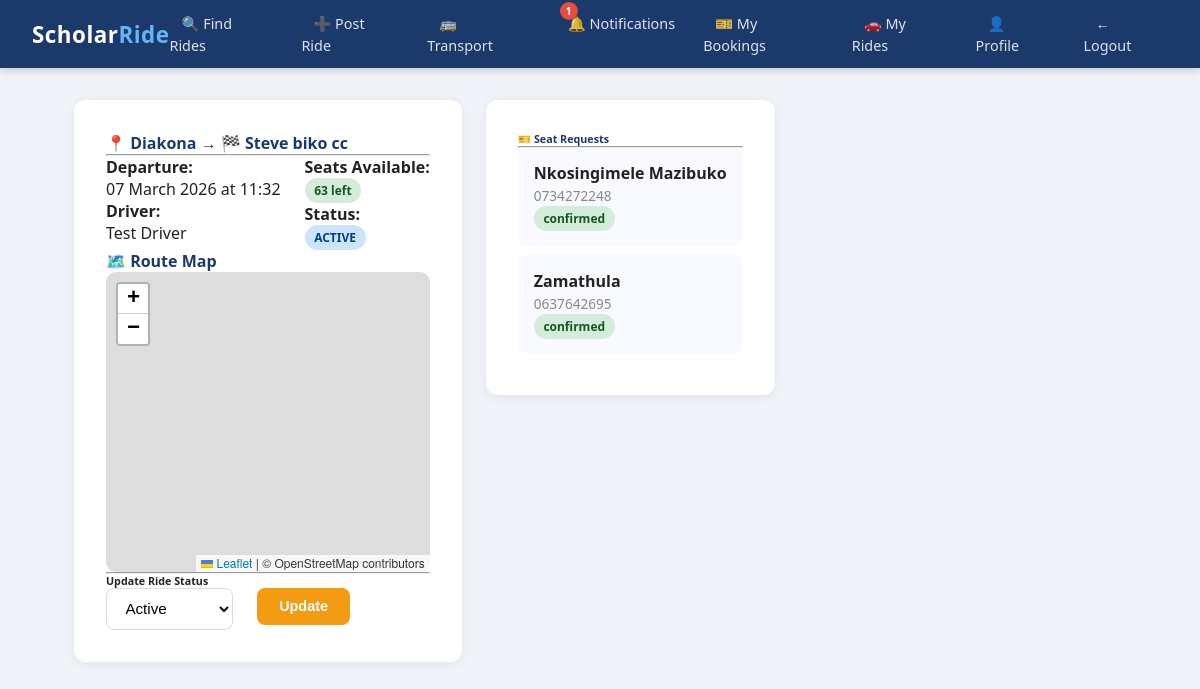
The app's page /rides/5 (signed in), older data.
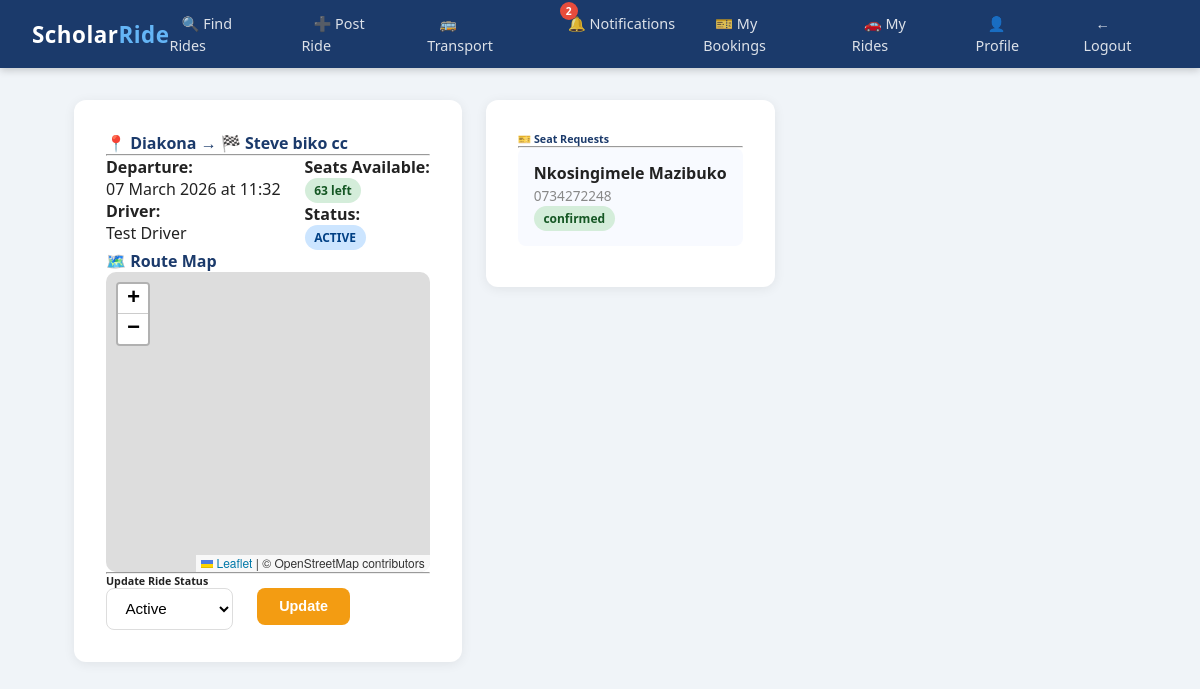
The same page, newer data.
### scholar_ride/models.py (models this page shows)
class Booking(db.Model):
    id = db.Column(db.Integer, primary_key=True)
    ride_id = db.Column(db.Integer, db.ForeignKey('ride.id'), nullable=False)
    student_id = db.Column(db.Integer, db.ForeignKey('user.id'), nullable=False)
    booking_date = db.Column(db.DateTime, default=datetime.utcnow)
    status = db.Column(db.String(20), default='pending')

class User(db.Model, UserMixin):
    id = db.Column(db.Integer, primary_key=True)
    student_number = db.Column(db.String(20), unique=True, nullable=True)
    staff_number = db.Column(db.String(20), unique=True, nullable=True)
    full_name = db.Column(db.String(100), nullable=False)
    email = db.Column(db.String(120), unique=True, nullable=False)
    phone = db.Column(db.String(20), nullable=False)
    password_hash = db.Column(db.String(128), nullable=False)
    role = db.Column(db.String(20), default='student')
    department = db.Column(db.String(100), nullable=True)
    verified = db.Column(db.Boolean, default=False)
    approval_status = db.Column(db.String(20), default='pending')
    otp = db.Column(db.String(6), nullable=True)
    created_at = db.Column(db.DateTime, default=datetime.utcnow)
    rides = db.relationship('Ride', backref='driver', lazy=True)
    bookings = db.relationship('Booking', backref='student', lazy=True)

### scholar_ride/routes/rides.py (the view, shortened to what this page needs)
@rides.route('/rides/<int:ride_id>')
@login_required
def ride_detail(ride_id):
    ride = Ride.query.get_or_404(ride_id)
    bookings = Booking.query.filter_by(ride_id=ride_id).all()
    already_booked = False
    booking_status = None
    return render_template('rides/detail.html',
                           ride=ride,
                           bookings=bookings,
                           already_booked=already_booked,
                           booking_status=booking_status)

### scholar_ride/models.py (called while the page is built)
@login_manager.user_loader
def load_user(user_id):
    return User.query.get(int(user_id))

### scholar_ride/templates/rides/detail.html (shortened to what this page needs)
{% extends "base.html" %}
{% block content %}
<div class="row">
    <div class="col-md-8">
        <div class="card p-4 mb-3">
            <h4 style="color:#1B3A6B;">
                📍 {{ ride.origin }} → 🏁 {{ ride.destination }}
            </h4>
            <hr>
            <div class="row">
                <div class="col-md-6">
                    <p><strong>Departure:</strong><br>
                    {{ ride.departure_time.strftime('%d %B %Y at %H:%M') }}</p>
                    <p><strong>Driver:</strong><br>
                    {{ ride.driver.full_name }}</p>
                </div>
                <div class="col-md-6">
                    <p><strong>Seats Available:</strong><br>
                    {% if ride.available_seats > 0 %}
                        <span class="badge badge-success">{{ ride.available_seats }} left</span>
                    {% else %}
                        <span class="badge badge-danger">Full</span>
                    {% endif %}
                    </p>
                    <p><strong>Status:</strong><br>
                    <span class="badge
                        {% if ride.status == 'active' %}badge-primary
                        {% elif ride.status == 'cancelled' %}badge-danger
                        {% elif ride.status == 'delayed' %}badge-warning
                        {% else %}badge-secondary{% endif %}">
                        {{ ride.status | upper }}
                    </span></p>
                </div>
            </div>
            <div class="mb-3">
                <label style="font-weight:600; color:#1B3A6B;">🗺️ Route Map</label>
                <div id="map" style="height:300px; width:100%; border-radius:10px; z-index:0;"></div>
            </div>
            {% if current_user.id == ride.driver_id %}
            <hr>
            <h6>Update Ride Status</h6>
            <form method="POST" action="/rides/{{ ride.id }}/update">
                <div class="row">
                    <div class="col-md-8">
                        <select name="status" class="form-control">
                            <option value="active">Active</option>
                        </select>
                    </div>
                    <div class="col-md-4">
                        <button type="submit" class="btn btn-warning w-100">Update</button>
                    </div>
                </div>
            </form>
            {% endif %}
        </div>
    </div>
    {% if current_user.id == ride.driver_id %}
    <div class="col-md-4">
        <div class="card p-3">
            <h6 style="color:#1B3A6B;">🎫 Seat Requests</h6>
            <hr>
            {% if bookings %}
                {% for booking in bookings %}
                <div class="request-item mb-2">
                    <strong>{{ booking.student.full_name }}</strong><br>
                    <small class="text-muted">{{ booking.student.phone }}</small><br>
                    <span class="badge
                        {% if booking.status == 'confirmed' %}badge-success
                        {% elif booking.status == 'pending' %}badge-warning
                        {% else %}badge-danger{% endif %}">
                        {{ booking.status }}
                    </span>
                </div>
                {% endfor %}
            {% else %}
                <p class="text-muted">No requests yet.</p>
            {% endif %}
        </div>
    </div>
    {% endif %}
</div>
<link rel="stylesheet" href="https://unpkg.com/leaflet@1.9.4/dist/leaflet.css"/>
<link rel="stylesheet" href="https://unpkg.com/leaflet.fullscreen@1.6.0/Control.FullScreen.css"/>
{% endblock %}

Row changes from the older to the newer data that the page shows:
removed Booking: student.full_name "Zamathula", student.phone "0637642695", status "confirmed"
Text that changed along with them:
{{ unread_count }}: "1" → "2"
